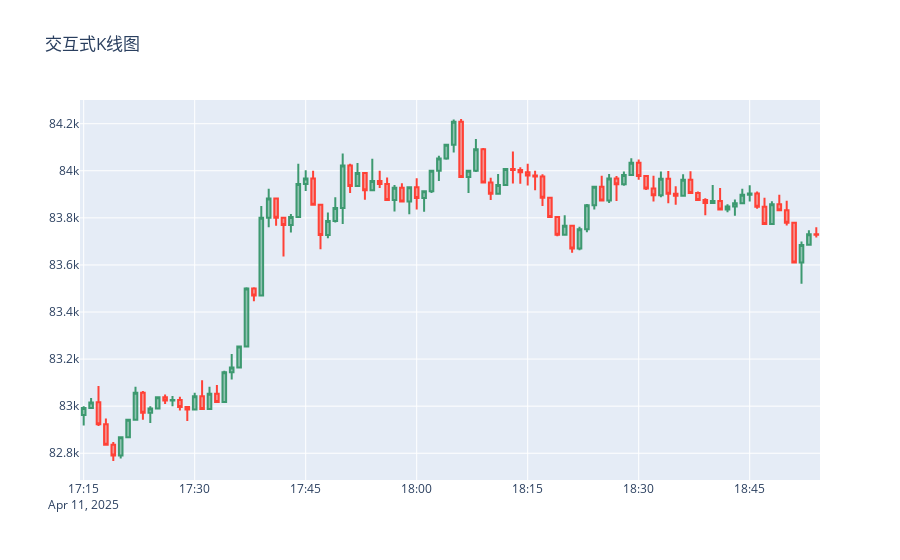

Notebook code cell kept with this figure:
### Markdown cell above
# 可交互K线图

### Code cell
import plotly.graph_objects as go


def interactive_visualization_kline(df):
    fig = go.Figure(data=[go.Candlestick(x=df.index,
                                        open=df['open'],
                                        high=df['high'],
                                        low=df['low'],
                                        close=df['close'],
                                        )])
    fig.update_layout(title='交互式K线图', xaxis_rangeslider_visible=False)
    fig.show()

df = df[-100:]
interactive_visualization_kline(df)
